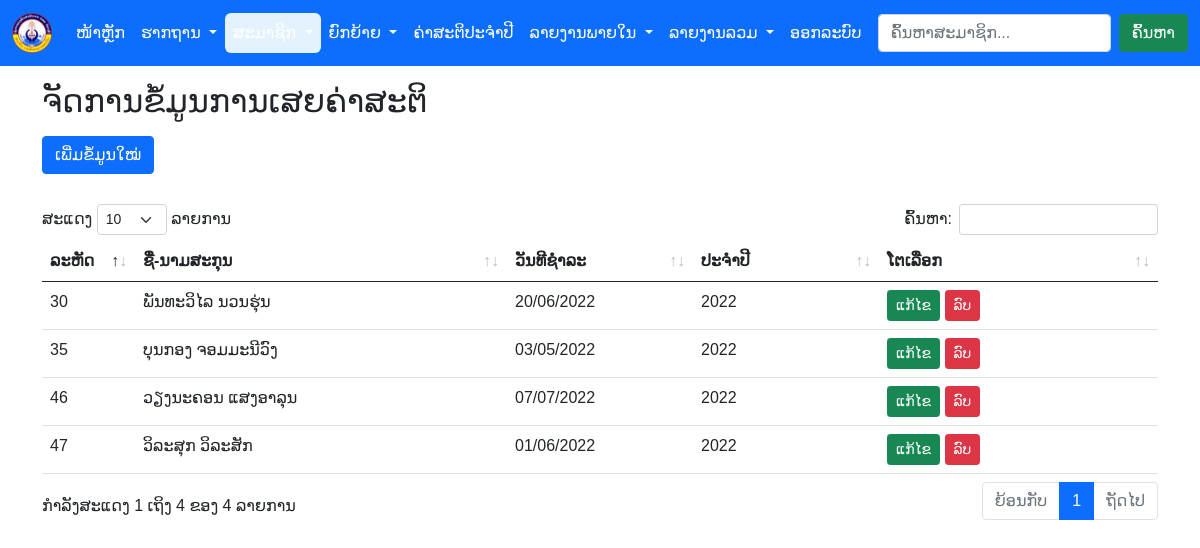
Page /membership_fee.php (signed in) on the committed database.
### tables this page shows
CREATE TABLE `membership_fee` (
  `id` int(11) NOT NULL COMMENT 'ລະຫັດເສຍຄ່າສະຕິ',
  `mem_id` int(11) NOT NULL COMMENT 'ລະຫັດສະມາຊິກ',
  `fee_id` int(11) NOT NULL COMMENT 'ລະຫັດຄ່າສະຕິປະຈຳປີ',
  `pay_date` date NOT NULL COMMENT 'ວັນທີຊຳລະ'
);

CREATE TABLE `member` (
  `mem_id` int(11) NOT NULL COMMENT 'ລະຫັດສະມາຊິກ',
  `username` varchar(10) NOT NULL COMMENT 'ບັນຊີຜູ້ໃຊ້',
  `password` varchar(255) NOT NULL COMMENT 'ລະຫັດຜ່ານ',
  `role` int(5) NOT NULL DEFAULT 3 COMMENT 'ສິດທິ',
  `book_no` int(5) DEFAULT 0 COMMENT 'ເລກປຶ້ມຕິດຕາມ',
  `firstname` varchar(30) NOT NULL COMMENT 'ຊື່',
  `lastname` varchar(30) NOT NULL COMMENT 'ນາມສະກຸນ',
  `gender` varchar(6) DEFAULT NULL COMMENT 'ເພດ',
  `ethnic` varchar(10) DEFAULT NULL COMMENT 'ຊົນເຜົ່າ',
  `dob` date DEFAULT NULL COMMENT 'ວດປ ເກີດ',
  `h_village` varchar(30) DEFAULT NULL COMMENT 'ບ້ານເກີດ',
  `h_district` varchar(30) DEFAULT NULL COMMENT 'ເມືອງເກີດ',
  `h_province` varchar(30) DEFAULT NULL COMMENT 'ແຂວງເກີດ',
  `addr_village` varchar(30) DEFAULT NULL COMMENT 'ບ້ານຢູ່',
  `addr_district` varchar(30) DEFAULT NULL COMMENT 'ເມືອງຢູ່',
  `addr_province` varchar(30) DEFAULT NULL COMMENT 'ແຂວງຢູ່',
  `join_trade_union_date` date DEFAULT NULL COMMENT 'ວດປ ເຂົ້າຮ່ວມ ກມບ',
  `join_party_date` date DEFAULT NULL COMMENT 'ວດປ ເຂົ້າພັກ',
  `join_women_union_date` date DEFAULT NULL COMMENT 'ວດປ ເຂົ້າສະຫະພັນແມ່ຍິງ',
  `status` int(10) NOT NULL DEFAULT 0 COMMENT 'ສະຖານະສະມາຊິກ',
  `group_id` int(10) DEFAULT 0 COMMENT 'ລະຫັດຈຸ',
  `col_id` int(10) NOT NULL COMMENT 'ລະຫັດຮາກຖານ',
  `join_local` date DEFAULT NULL COMMENT 'ວັນທີຮັບເຂົ້າຮາກຖານ'
);

### include/function.php (called while the page is built, shortened)
<?php
function isAdmin(){
    if(isset($_SESSION['role'])){
        if($_SESSION['role'] == 1){
            return true;
        }
    }
    return false;
}

### membership_fee.php (the view, shortened to what this page needs)
<?php
require_once __DIR__ . '/include/function.php';
require_once __DIR__ . '/include/dbconfig.php';
require_once __DIR__ . '/header.php';
require_once __DIR__ . '/menu.php';
?>
<div class="container mt-3">
    <h2>ຈັດການຂໍ້ມູນການເສຍຄ່າສະຕິ</h2>
    <?php if (isAdmin() || isCommittee()) : ?>
        <div class="mt-3" style="margin-bottom: 30px;">
            <a href="membership_fee_add.php" class="btn btn-primary">ເພີ່ມຂໍ້ມູນໃໝ່</a>
        </div>
    <?php endif; ?>
    <table id="example" class="table table-hover mt-5">
        <thead>
            <tr>
                <th class="col-1">ລະຫັດ</th>
                <th class="col-4">ຊື່-ນາມສະກຸນ</th>
                <th class="col-2">ວັນທີຊຳລະ</th>
                <th class="col-2">ປະຈຳປີ</th>
                <th class="col-3">ໂຕເລືອກ</th>
            </tr>
        </thead>
        <tbody>
            <?php
            $sql = "SELECT membership_fee.id AS p_id, date_format(membership_fee.pay_date, '%d/%m/%Y') AS p_date, member.firstname, member.lastname, (SELECT yearly_fee.year FROM yearly_fee WHERE yearly_fee.id = membership_fee.fee_id) AS p_year FROM member JOIN membership_fee ON member.mem_id = membership_fee.mem_id JOIN groups ON member.group_id = groups.id WHERE groups.col_id = ". $_SESSION['college_id'] ;
            $rs = $con->query($sql);
            while ( $row = $rs->fetch_assoc() ) {
               echo '<tr>';
                echo '<td>'.$row['p_id'].'</td>';
                echo '<td>'.$row['firstname'].' '.$row['lastname'].'</td>';
                echo '<td>'.$row['p_date'].'</td>';
                echo '<td>'.$row['p_year'].'</td>';
                echo '<td>
                <a class="btn btn-success btn-sm" href="membership_fee_edit.php?id='.$row['p_id'].'">ແກ້ໄຂ</a>
                <a class="btn btn-danger btn-sm" href="#" onclick="deleteMembershipFee(' . $row['p_id'] . ')">ລົບ</a>
            </td>';
               echo '</tr>';
            }
            ?>
        </tbody>
    </table>
</div>
<?php
require __DIR__ . '/footer.php';
?>

### css/style.css (style rules this page uses)
*, body { font-family: 'Souliyo', sans-serif; }

### rows in the picture
membership_fee: id "30", mem.firstname "ພັນທະວິໄລ", mem.lastname "ນວນຮຸ່ນ", p_date "20/06/2022", p_year "2022"
membership_fee: id "35", mem.firstname "ບຸນກອງ", mem.lastname "ຈອມມະນີວົງ", p_date "03/05/2022", p_year "2022"
membership_fee: id "46", mem.firstname "ວຽງນະຄອນ", mem.lastname "ແສງອາລຸນ", p_date "07/07/2022", p_year "2022"
membership_fee: id "47", mem.firstname "ວິລະສຸກ", mem.lastname "ວິລະສັກ", p_date "01/06/2022", p_year "2022"
